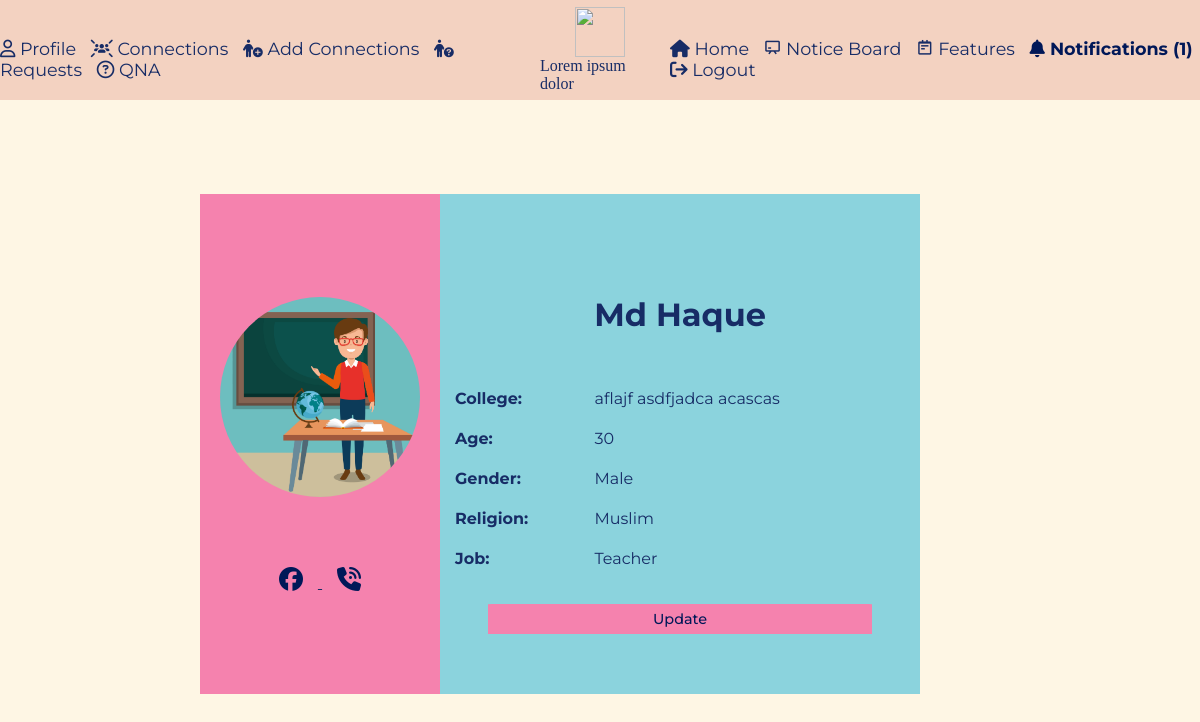
The page /teacher/ehshan (signed in) on the database its author committed.
### models/teachers.py (models this page shows, shortened)
class Teachers(db.Model):
    id = db.Column(db.Integer, primary_key=True)
    firstname = db.Column(db.String)
    lastname = db.Column(db.String)
    college = db.Column(db.String)
    age = db.Column(db.Integer)
    gender = db.Column(db.String)
    religion = db.Column(db.String)
    contact_number = db.Column(db.String)
    email = db.Column(db.String)
    fb_url = db.Column(db.String)
    job = db.Column(db.String)
    image_path = db.Column(db.String)
    username = db.Column(db.String, unique=True)
    student_usernames = db.Column(db.PickleType)
    @staticmethod
    def find_by_username(username, job):
        result = Teachers.query.with_entities(Teachers.firstname, Teachers.lastname, Teachers.college, Teachers.age,
                                              Teachers.gender, Teachers.religion, Teachers.contact_number,
                                              Teachers.fb_url, Teachers.job, Teachers.image_path,
                                              Teachers.username) \
            .filter_by(username=username, job=job.capitalize()).first()
        if result:
            return list(result)  # returning all information of a student in list
        else:
            return None

### resources/people.py (the view)
class Profile(Resource):
    @login_required
    def get(self, username, job):
        if current_user.is_authenticated:
            person = Students.find_by_username(username, job) or Teachers.find_by_username(username, job)
            if person:
                data = {" ".join([person[x] for x in range(0, 2)]): [person[x] for x in range(2, len(person))]}
                return make_response(render_template("profile.html", data=data, notify=Notifications.pending()))
        elif current_user.job.lower() == "admin":
            person = Teachers.find_by_username(username, job)
            if person:
                data = {" ".join([person[x] for x in range(0, 2)]): [person[x] for x in range(2, len(person))]}
                return make_response(render_template("profile.html", data=data))
        else:
            flash("Please try again.")
            return make_response(render_template("message.html"))

### app.py (called while the page is built)
@login_manager.user_loader
def user_loader(user_id):
    return Users.query.get(int(user_id))

### models/notifications.py (called while the page is built)
    @staticmethod
    def pending():
        if current_user.is_authenticated:
            notifications = Notifications.query.filter_by(receiver=current_user.username, status="pending").count()
            return notifications
        else:
            return None

### models/students.py (called while the page is built)
    @staticmethod
    def find_by_username(username, job):
        result = Students.query.with_entities(Students.firstname, Students.lastname, Students.college, Students.age,
                                              Students.gender, Students.religion, Students.contact_number,
                                              Students.fb_url, Students.job, Students.image_path,
                                              Students.username) \
            .filter_by(username=username, job=job.capitalize()).first()
        if result:
            return list(result)  # returning all information of a student in list
        else:
            return None

### templates/profile.html (shortened to what this page needs)
{% extends "base.html" %}
    {% block style %}
    <link rel="stylesheet" type="text/css" href="{{ url_for('static', filename='styles/profile.css') }}">
    {% endblock %}
{% block content %}
<body>
    {% for name, info in data.items() %}
        <div class="main-container">
            <div class="info-container">
                <div class="left-container">
                    <img src="{{url_for('home')}}{{info[7]}}" alt="picture">
                    <div>
                        <a href="{{info[5]}}" target="_blank"> <i class="fa-brands fa-facebook"></i> </a>
                        <a href="tel:{{info[4]}}" > <i class="fa-solid fa-phone-volume"></i> </a>
                    </div>
                </div>
                <div class="right-container">
                    <div class="right-container-top">
                        <h1> {{name}} </h1>
                    </div>
                    <div class="right-container-bottom">
                        <div class="label"> College: </div>
                            <div class="value"> {{info[0]}} </div>
                        <div class="label"> Age: </div>
                            <div class="value"> {{info[1]}} </div>
                        <div class="label"> Gender: </div>
                            <div class="value"> {{info[2]}} </div>
                        <div class="label"> Religion: </div>
                            <div class="value"> {{info[3]}} </div>
                        <div class="label"> Job: </div>
                            <div class="value"> {{info[6]}} </div>
                    </div>
                    {% if current_user.username == info[8] or current_user.username == 'admin' %}
                        <form action="{{ url_for('receiveinfo', job=current_user.job.lower()) }}" method="POST">
                            <input id="button" type="submit" name="work" value="Update">
                        </form>
                    {% endif %}
                </div>
            </div>
        </div>
    {% endfor %}
</body>
{% endblock %}

### static/styles/base.css (style rules this page uses)
* { font-family: "montserrat", sans-serif; margin: 0; padding: 0; box-sizing: border-box; color: var(--text-color); }
:root { --bg-color: #fef6e4; --text-color: #172c66; --highligh-color: #001858; --container-color: #8bd3dd; --secondary-color: #f582ae; --navbar-color: #f3d2c1; --notification-color: red; }
body { background-color: var(--bg-color); }
#button { width: 100%; max-width: 150px; height: 30px; background-color: var(--secondary-color); border: none; border-radius: 1%; padding: 0 10px 0 10px; margin: 10px; transition: font-weight 0.2s ease-in-out; }

### static/styles/profile.css (style rules this page uses)
* { font-family: "montserrat", sans-serif; margin: 0; padding: 0; box-sizing: border-box; color: var(--text-color); }
:root { --bg-color: #fef6e4; --text-color: #172c66; --highlight-color: #001858; --container-color: #8bd3dd; --secondary-color: #f582ae; --navbar-color: #f3d2c1; }
.main-container { display: flex; flex-direction: column; justify-content: center; align-items: center; height: 86vh; }
.info-container { width: 800px; height: 500px; display: flex; }
.left-container { width: 30%; display: flex; flex-direction: column; justify-content: center; align-items: center; background-color: var(--secondary-color); }
.right-container { width: 60%; display: flex; flex-direction: column; justify-content: center; align-items: center; background-color: var(--container-color); }
.left-container img { width: 200px; height: 200px; border-radius: 50%; margin-bottom: 20px; }
.left-container i { font-size: 1.5rem; color: var(--highlight-color); margin: 20px 15px 0 15px; padding-top: 30px; }
.right-container-top { display: flex; justify-content: center; align-items: center; text-align: center; height: 30%; color: var(--highlight-color); }
.right-container-bottom { height: 40%; min-height: 160px; display: flex; flex-wrap: wrap; padding-left: 15px; }
.right-container .label { width: 30%; font-weight: 700; margin-bottom: 5px; }
.right-container .value { width: 70%; margin-bottom: 5px; }
form { width: 100%; display: flex; justify-content: center; align-items: center; }
#button { width: 80%; height: 30px; max-width: none; text-align: center; background-color: var(--secondary-color); color: var(--highlight-color); border: none; font-size: 0.9rem; font-weight: 500; margin: 15px; transition: font-weight 0.2s ease-in-out; }

### rows shown on the page
Teachers: college "aflajf asdfjadca acascas", gender "Male", religion "Muslim", job "Teacher"

### other values the page prints
{{ notify }} "1"
{{ name }} "Md Haque"
{{ info[1] }} "30"
